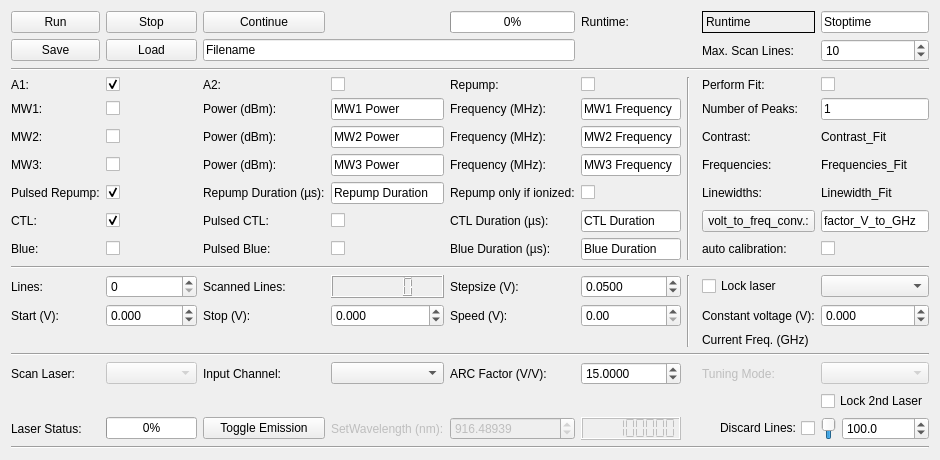
        <widget class="QWidget" name="layoutWidget">
         <property name="geometry">
          <rect>
           <x>0</x>
           <y>0</y>
           <width>928</width>
           <height>420</height>
          </rect>
         </property>
         <layout class="QGridLayout" name="gridLayout_8">
          <item row="7" column="3">
           <widget class="QLineEdit" name="ple_MW3_Power_LineEdit_2">
            <property name="text">
             <string>MW3 Power</string>
            </property>
           </widget>
          </item>
          <item row="9" column="5">
           <widget class="QLineEdit" name="ple_CTLDuration_LineEdit_2">
            <property name="text">
             <string>CTL Duration</string>
            </property>
           </widget>
          </item>
          <item row="5" column="1">
           <widget class="QCheckBox" name="ple_MW1_CheckBox_2">
            <property name="text">
             <string/>
            </property>
           </widget>
          </item>
          <item row="5" column="5">
           <widget class="QLineEdit" name="ple_MW1_Freq_LineEdit_2">
            <property name="text">
             <string>MW1 Frequency</string>
            </property>
           </widget>
          </item>
          <item row="0" column="5">
           <widget class="QLabel" name="label_116">
            <property name="text">
             <string>Runtime:</string>
            </property>
           </widget>
          </item>
          <item row="5" column="0">
           <widget class="QLabel" name="label_129">
            <property name="text">
             <string>MW1:</string>
            </property>
           </widget>
          </item>
          <item row="6" column="1">
           <widget class="QCheckBox" name="ple_MW2_CheckBox_2">
            <property name="text">
             <string/>
            </property>
           </widget>
          </item>
          <item row="10" column="1">
           <widget class="QCheckBox" name="ple_CWBlue_CheckBox_2">
            <property name="text">
             <string/>
            </property>
           </widget>
          </item>
          <item row="10" column="9">
           <widget class="QCheckBox" name="automatic_calibration_checkBox_2">
            <property name="text">
             <string/>
            </property>
           </widget>
          </item>
          <item row="5" column="8">
           <widget class="QLabel" name="label_123">
            <property name="text">
             <string>Number of Peaks:</string>
            </property>
           </widget>
          </item>
          <item row="1" column="2" colspan="3">
           <widget class="QLineEdit" name="ple_Filename_LineEdit_2">
            <property name="text">
             <string>Filename</string>
            </property>
           </widget>
          </item>
          <item row="16" column="4">
           <widget class="QLabel" name="current_arc_factor_label_2">
            <property name="text">
             <string>ARC Factor (V/V):</string>
            </property>
           </widget>
          </item>
          <item row="0" column="9">
           <widget class="QLineEdit" name="ple_Stoptime_LineEdit_2">
            <property name="text">
             <string>Stoptime</string>
            </property>
           </widget>
          </item>
          <item row="9" column="0">
           <widget class="QLabel" name="label_31">
            <property name="text">
             <string>CTL:</string>
            </property>
           </widget>
          </item>
          <item row="7" column="9">
           <widget class="QLabel" name="ple_Frequencies_Fit_Label_2">
            <property name="text">
             <string>Frequencies_Fit</string>
            </property>
           </widget>
          </item>
          <item row="4" column="6" rowspan="7" colspan="2">
           <widget class="Line" name="line_6">
            <property name="orientation">
             <enum>Qt::Vertical</enum>
            </property>
           </widget>
          </item>
          <item row="18" column="2">
           <widget class="QPushButton" name="toggle_emission_Button_2">
            <property name="text">
             <string>Toggle Emission</string>
            </property>
           </widget>
          </item>
          <item row="4" column="1">
           <widget class="QCheckBox" name="ple_A1_CheckBox_2">
            <property name="text">
             <string/>
            </property>
            <property name="checked">
             <bool>true</bool>
            </property>
           </widget>
          </item>
          <item row="10" column="3">
           <widget class="QCheckBox" name="ple_PulsedBlue_CheckBox_2">
            <property name="text">
             <string/>
            </property>
           </widget>
          </item>
          <item row="14" column="9">
           <widget class="QLabel" name="current_freq_Label_2">
            <property name="text">
             <string/>
            </property>
           </widget>
          </item>
          <item row="18" column="4">
           <widget class="QDoubleSpinBox" name="WavelengthdoubleSpinBox_2">
            <property name="enabled">
             <bool>false</bool>
            </property>
            <property name="decimals">
             <number>5</number>
            </property>
            <property name="minimum">
             <double>880.000000000000000</double>
            </property>
            <property name="maximum">
             <double>950.000000000000000</double>
            </property>
            <property name="singleStep">
             <double>0.010000000000000</double>
            </property>
            <property name="value">
             <double>916.489389999999958</double>
            </property>
           </widget>
          </item>
          <item row="7" column="5">
           <widget class="QLineEdit" name="ple_MW3_Freq_LineEdit_2">
            <property name="text">
             <string>MW3 Frequency</string>
            </property>
           </widget>
          </item>
          <item row="12" column="5">
           <widget class="QDoubleSpinBox" name="resolutionSpinBox_2">
            <property name="decimals">
             <number>4</number>
            </property>
            <property name="maximum">
             <double>99999.990000000005239</double>
            </property>
            <property name="singleStep">
             <double>0.001000000000000</double>
            </property>
            <property name="value">
             <double>0.050000000000000</double>
            </property>
           </widget>
          </item>
          <item row="6" column="8">
           <widget class="QLabel" name="label_32">
            <property name="text">
             <string>Contrast:</string>
            </property>
           </widget>
          </item>
          <item row="16" column="2">
           <widget class="QLabel" name="label_37">
            <property name="text">
             <string>Input Channel:</string>
            </property>
           </widget>
          </item>
          <item row="6" column="2">
           <widget class="QLabel" name="label_138">
            <property name="text">
             <string>Power (dBm):</string>
            </property>
           </widget>
          </item>
          <item row="8" column="9">
           <widget class="QLabel" name="ple_Linewidths_Fit_Label_2">
            <property name="text">
             <string>Linewidth_Fit</string>
            </property>
           </widget>
          </item>
          <item row="8" column="1">
           <widget class="QCheckBox" name="ple_PulsedRepump_CheckBox_2">
            <property name="text">
             <string/>
            </property>
            <property name="checked">
             <bool>true</bool>
            </property>
           </widget>
          </item>
          <item row="12" column="8">
           <widget class="QCheckBox" name="ple_Lock_Laser_CheckBox_2">
            <property name="text">
             <string>Lock laser</string>
            </property>
           </widget>
          </item>
          <item row="13" column="5">
           <widget class="QDoubleSpinBox" name="speedDoubleSpinBox_2">
            <property name="maximum">
             <double>1.000000000000000</double>
            </property>
            <property name="singleStep">
             <double>0.010000000000000</double>
            </property>
           </widget>
          </item>
          <item row="7" column="4">
           <widget class="QLabel" name="label_46">
            <property name="text">
             <string>Frequency (MHz):</string>
            </property>
           </widget>
          </item>
          <item row="7" column="1">
           <widget class="QCheckBox" name="ple_MW3_CheckBox_2">
            <property name="text">
             <string/>
            </property>
           </widget>
          </item>
          <item row="9" column="9">
           <widget class="QLineEdit" name="factor_V_to_GHz_LineEdit_2">
            <property name="text">
             <string>factor_V_to_GHz</string>
            </property>
           </widget>
          </item>
          <item row="6" column="4">
           <widget class="QLabel" name="label_128">
            <property name="text">
             <string>Frequency (MHz):</string>
            </property>
           </widget>
          </item>
          <item row="16" column="5">
           <widget class="QDoubleSpinBox" name="ARCFactorSpinBox_2">
            <property name="decimals">
             <number>4</number>
            </property>
            <property name="maximum">
             <double>20.000000000000000</double>
            </property>
            <property name="singleStep">
             <double>0.010000000000000</double>
            </property>
            <property name="value">
             <double>15.000000000000000</double>
            </property>
           </widget>
          </item>
          <item row="16" column="8">
           <widget class="QLabel" name="label_47">
            <property name="enabled">
             <bool>false</bool>
            </property>
            <property name="text">
             <string>Tuning Mode:</string>
            </property>
           </widget>
          </item>
          <item row="0" column="8">
           <widget class="QLabel" name="ple_Runtime_Label_2">
            <property name="frameShape">
             <enum>QFrame::Box</enum>
            </property>
            <property name="text">
             <string>Runtime</string>
            </property>
           </widget>
          </item>
          <item row="9" column="1">
           <widget class="QCheckBox" name="ple_CWCTL_CheckBox_2">
            <property name="text">
             <string/>
            </property>
            <property name="checked">
             <bool>true</bool>
            </property>
           </widget>
          </item>
          <item row="10" column="5">
           <widget class="QLineEdit" name="ple_BlueDuration_LineEdit_2">
            <property name="text">
             <string>Blue Duration</string>
            </property>
           </widget>
          </item>
          <item row="1" column="9">
           <widget class="QSpinBox" name="maxlinesSpinBox_2">
            <property name="maximum">
             <number>99999</number>
            </property>
            <property name="value">
             <number>10</number>
            </property>
           </widget>
          </item>
          <item row="7" column="2">
           <widget class="QLabel" name="label_30">
            <property name="text">
             <string>Power (dBm):</string>
            </property>
           </widget>
          </item>
          <item row="12" column="1">
           <widget class="QSpinBox" name="linesSpinBox_2">
            <property name="maximum">
             <number>99999</number>
            </property>
           </widget>
          </item>
          <item row="4" column="0">
           <widget class="QLabel" name="label_133">
            <property name="text">
             <string>A1:</string>
            </property>
           </widget>
          </item>
          <item row="10" column="4">
           <widget class="QLabel" name="label_45">
            <property name="text">
             <string>Blue Duration (µs):</string>
            </property>
           </widget>
          </item>
          <item row="12" column="6" rowspan="3">
           <widget class="Line" name="line_8">
            <property name="orientation">
             <enum>Qt::Vertical</enum>
            </property>
           </widget>
          </item>
          <item row="4" column="4">
           <widget class="QLabel" name="label_135">
            <property name="text">
             <string>Repump:</string>
            </property>
           </widget>
          </item>
          <item row="18" column="8">
           <widget class="QCheckBox" name="discard_counts_checkBox_2">
            <property name="layoutDirection">
             <enum>Qt::RightToLeft</enum>
            </property>
            <property name="text">
             <string>Discard Lines:</string>
            </property>
           </widget>
          </item>
          <item row="6" column="9">
           <widget class="QLabel" name="ple_Contrast_Fit_Label_2">
            <property name="text">
             <string>Contrast_Fit</string>
            </property>
           </widget>
          </item>
          <item row="6" column="0">
           <widget class="QLabel" name="label_140">
            <property name="text">
             <string>MW2:</string>
            </property>
           </widget>
          </item>
          <item row="0" column="0">
           <widget class="QPushButton" name="ple_Run_Button_2">
            <property name="enabled">
             <bool>true</bool>
            </property>
            <property name="text">
             <string>Run</string>
            </property>
           </widget>
          </item>
          <item row="6" column="5">
           <widget class="QLineEdit" name="ple_MW2_Freq_LineEdit_2">
            <property name="text">
             <string>MW2 Frequency</string>
            </property>
           </widget>
          </item>
          <item row="5" column="2">
           <widget class="QLabel" name="label_139">
            <property name="text">
             <string>Power (dBm):</string>
            </property>
           </widget>
          </item>
          <item row="12" column="2">
           <widget class="QLabel" name="label_38">
            <property name="text">
             <string>Scanned Lines:</string>
            </property>
           </widget>
          </item>
          <item row="0" column="4">
           <widget class="QProgressBar" name="ple_progressBar_2">
            <property name="value">
             <number>0</number>
            </property>
           </widget>
          </item>
          <item row="13" column="8">
           <widget class="QLabel" name="label_29">
            <property name="text">
             <string>Constant voltage (V):</string>
            </property>
           </widget>
          </item>
          <item row="4" column="5">
           <widget class="QCheckBox" name="ple_CWrepump_CheckBox_2">
            <property name="text">
             <string/>
            </property>
           </widget>
          </item>
          <item row="5" column="4">
           <widget class="QLabel" name="label_119">
            <property name="text">
             <string>Frequency (MHz):</string>
            </property>
           </widget>
          </item>
          <item row="8" column="2">
           <widget class="QLabel" name="label_125">
            <property name="text">
             <string>Repump Duration (µs):</string>
            </property>
           </widget>
          </item>
          <item row="9" column="4">
           <widget class="QLabel" name="label_44">
            <property name="text">
             <string>CTL Duration (µs):</string>
            </property>
           </widget>
          </item>
          <item row="13" column="2">
           <widget class="QLabel" name="label_35">
            <property name="text">
             <string>Stop (V):</string>
            </property>
           </widget>
          </item>
          <item row="5" column="3">
           <widget class="QLineEdit" name="ple_MW1_Power_LineEdit_2">
            <property name="text">
             <string>MW1 Power</string>
            </property>
           </widget>
          </item>
          <item row="13" column="3">
           <widget class="QDoubleSpinBox" name="stopDoubleSpinBox_2">
            <property name="decimals">
             <number>3</number>
            </property>
            <property name="minimum">
             <double>-3.000000000000000</double>
            </property>
            <property name="maximum">
             <double>3.000000000000000</double>
            </property>
            <property name="singleStep">
             <double>0.100000000000000</double>
            </property>
           </widget>
          </item>
          <item row="16" column="9">
           <widget class="QComboBox" name="tuning_mode_comboBox_2">
            <property name="enabled">
             <bool>false</bool>
            </property>
           </widget>
          </item>
          <item row="18" column="5">
           <widget class="QLCDNumber" name="wavelength_DisplayWidget_2">
            <property name="enabled">
             <bool>false</bool>
            </property>
            <property name="autoFillBackground">
             <bool>false</bool>
            </property>
            <property name="smallDecimalPoint">
             <bool>false</bool>
            </property>
            <property name="digitCount">
             <number>9</number>
            </property>
            <property name="segmentStyle">
             <enum>QLCDNumber::Flat</enum>
            </property>
            <property name="value" stdset="0">
             <double>916489390.000000000000000</double>
            </property>
            <property name="intValue" stdset="0">
             <number>916489390</number>
            </property>
           </widget>
          </item>
          <item row="13" column="4">
           <widget class="QLabel" name="label_27">
            <property name="text">
             <string>Speed (V):</string>
            </property>
           </widget>
          </item>
          <item row="0" column="1">
           <widget class="QPushButton" name="ple_Stop_Button_2">
            <property name="autoFillBackground">
             <bool>false</bool>
            </property>
            <property name="text">
             <string>Stop</string>
            </property>
           </widget>
          </item>
          <item row="19" column="0" colspan="10">
           <widget class="Line" name="line_19">
            <property name="orientation">
             <enum>Qt::Horizontal</enum>
            </property>
           </widget>
          </item>
          <item row="14" column="8">
           <widget class="QLabel" name="label_33">
            <property name="text">
             <string>Current Freq. (GHz)</string>
            </property>
           </widget>
          </item>
          <item row="8" column="3">
           <widget class="QLineEdit" name="ple_RepumpDuration_LineEdit_2">
            <property name="text">
             <string>Repump Duration</string>
            </property>
           </widget>
          </item>
          <item row="9" column="8">
           <widget class="QPushButton" name="factor_V_to_GHz_pushButton_2">
            <property name="text">
             <string>volt_to_freq_conv.:</string>
            </property>
           </widget>
          </item>
          <item row="8" column="0">
           <widget class="QLabel" name="label_108">
            <property name="text">
             <string>Pulsed Repump:</string>
            </property>
           </widget>
          </item>
          <item row="18" column="0">
           <widget class="QLabel" name="label_49">
            <property name="text">
             <string>Laser Status:</string>
            </property>
           </widget>
          </item>
          <item row="9" column="2">
           <widget class="QLabel" name="label_40">
            <property name="frameShape">
             <enum>QFrame::NoFrame</enum>
            </property>
            <property name="text">
             <string>Pulsed CTL:</string>
            </property>
           </widget>
          </item>
          <item row="12" column="3">
           <widget class="QLCDNumber" name="elapsed_lines_DisplayWidget_2"/>
          </item>
          <item row="13" column="9">
           <widget class="QDoubleSpinBox" name="constDoubleSpinBox_2">
            <property name="decimals">
             <number>3</number>
            </property>
            <property name="minimum">
             <double>-3.000000000000000</double>
            </property>
            <property name="maximum">
             <double>3.000000000000000</double>
            </property>
            <property name="singleStep">
             <double>0.100000000000000</double>
            </property>
           </widget>
          </item>
          <item row="4" column="9">
           <widget class="QCheckBox" name="ple_PerformFit_CheckBox_2">
            <property name="text">
             <string/>
            </property>
           </widget>
          </item>
          <item row="12" column="0">
           <widget class="QLabel" name="label_41">
            <property name="text">
             <string>Lines:</string>
            </property>
           </widget>
          </item>
          <item row="0" column="2">
           <widget class="QPushButton" name="ple_Continue_Button_2">
            <property name="text">
             <string>Continue</string>
            </property>
           </widget>
          </item>
          <item row="13" column="0">
           <widget class="QLabel" name="label_26">
            <property name="text">
             <string>Start (V):</string>
            </property>
           </widget>
          </item>
          <item row="8" column="5">
           <widget class="QCheckBox" name="ple_RepumpWhenIonized_CheckBox_2">
            <property name="text">
             <string/>
            </property>
           </widget>
          </item>
          <item row="4" column="2">
           <widget class="QLabel" name="label_113">
            <property name="text">
             <string>A2:</string>
            </property>
           </widget>
          </item>
          <item row="13" column="1">
           <widget class="QDoubleSpinBox" name="startDoubleSpinBox_2">
            <property name="decimals">
             <number>3</number>
            </property>
            <property name="minimum">
             <double>-3.000000000000000</double>
            </property>
            <property name="maximum">
             <double>3.000000000000000</double>
            </property>
            <property name="singleStep">
             <double>0.100000000000000</double>
            </property>
           </widget>
          </item>
          <item row="5" column="9">
           <widget class="QLineEdit" name="ple_NumberOfPeaks_LineEdit_2">
            <property name="text">
             <string>1</string>
            </property>
           </widget>
          </item>
          <item row="9" column="3">
           <widget class="QCheckBox" name="ple_PulsedCTL_CheckBox_2">
            <property name="text">
             <string/>
            </property>
           </widget>
          </item>
          <item row="16" column="3">
           <widget class="QComboBox" name="input_channel_comboBox_2"/>
          </item>
          <item row="18" column="1">
           <widget class="QProgressBar" name="laserstatus_progressBar_2">
            <property name="value">
             <number>0</number>
            </property>
           </widget>
          </item>
          <item row="7" column="8">
           <widget class="QLabel" name="label_134">
            <property name="text">
             <string>Frequencies:</string>
            </property>
           </widget>
          </item>
          <item row="10" column="8">
           <widget class="QLabel" name="label_50">
            <property name="text">
             <string>auto calibration:</string>
            </property>
           </widget>
          </item>
          <item row="10" column="2">
           <widget class="QLabel" name="label_39">
            <property name="text">
             <string>Pulsed Blue:</string>
            </property>
           </widget>
          </item>
          <item row="4" column="8">
           <widget class="QLabel" name="label_137">
            <property name="text">
             <string>Perform Fit:</string>
            </property>
           </widget>
          </item>
          <item row="6" column="3">
           <widget class="QLineEdit" name="ple_MW2_Power_LineEdit_2">
            <property name="text">
             <string>MW2 Power</string>
            </property>
           </widget>
          </item>
          <item row="10" column="0">
           <widget class="QLabel" name="label_36">
            <property name="text">
             <string>Blue:</string>
            </property>
           </widget>
          </item>
          <item row="1" column="8">
           <widget class="QLabel" name="label_43">
            <property name="text">
             <string>Max. Scan Lines:</string>
            </property>
           </widget>
          </item>
          <item row="11" column="0" colspan="10">
           <widget class="Line" name="line_5">
            <property name="orientation">
             <enum>Qt::Horizontal</enum>
            </property>
           </widget>
          </item>
          <item row="4" column="3">
           <widget class="QCheckBox" name="ple_A2_CheckBox_2">
            <property name="text">
             <string/>
            </property>
           </widget>
          </item>
          <item row="8" column="8">
           <widget class="QLabel" name="label_112">
            <property name="text">
             <string>Linewidths:</string>
            </property>
           </widget>
          </item>
          <item row="1" column="1">
           <widget class="QPushButton" name="ple_Load_Button_2">
            <property name="enabled">
             <bool>true</bool>
            </property>
            <property name="text">
             <string>Load</string>
            </property>
           </widget>
          </item>
          <item row="7" column="0">
           <widget class="QLabel" name="label_34">
            <property name="text">
             <string>MW3:</string>
            </property>
           </widget>
          </item>
          <item row="1" column="0">
           <widget class="QPushButton" name="ple_Save_Button_2">
            <property name="text">
             <string>Save</string>
            </property>
           </widget>
          </item>
          <item row="15" column="0" colspan="10">
           <widget class="Line" name="line_7">
            <property name="orientation">
             <enum>Qt::Horizontal</enum>
            </property>
           </widget>
          </item>
          <item row="12" column="4">
           <widget class="QLabel" name="label_28">
            <property name="text">
             <string>Stepsize (V):</string>
            </property>
           </widget>
          </item>
          <item row="16" column="0">
           <widget class="QLabel" name="label_42">
            <property name="text">
             <string>Scan Laser:</string>
            </property>
           </widget>
          </item>
          <item row="18" column="3">
           <widget class="QLabel" name="label_48">
            <property name="enabled">
             <bool>false</bool>
            </property>
            <property name="text">
             <string>SetWavelength (nm):</string>
            </property>
           </widget>
          </item>
          <item row="16" column="1">
           <widget class="QComboBox" name="laser_comboBox_2">
            <property name="enabled">
             <bool>false</bool>
            </property>
           </widget>
          </item>
          <item row="2" column="0" colspan="10">
           <widget class="Line" name="line_17">
            <property name="orientation">
             <enum>Qt::Horizontal</enum>
            </property>
           </widget>
          </item>
          <item row="12" column="9">
           <widget class="QComboBox" name="ple_ScanRanges_ComboBox_2">
            <property name="enabled">
             <bool>true</bool>
            </property>
            <property name="autoFillBackground">
             <bool>false</bool>
            </property>
           </widget>
          </item>
          <item row="8" column="4">
           <widget class="QLabel" name="label_136">
            <property name="text">
             <string>Repump only if ionized:</string>
            </property>
           </widget>
          </item>
          <item row="17" column="9">
           <widget class="QCheckBox" name="ple_locking_checkBox_2">
            <property name="text">
             <string>Lock 2nd Laser</string>
            </property>
           </widget>
          </item>
          <item row="18" column="9">
           <layout class="QHBoxLayout" name="horizontalLayout_4">
            <item>
             <widget class="QSlider" name="discard_dircetion_verticalSlider_2">
              <property name="maximum">
               <number>1</number>
              </property>
              <property name="pageStep">
               <number>1</number>
              </property>
              <property name="value">
               <number>1</number>
              </property>
              <property name="orientation">
               <enum>Qt::Vertical</enum>
              </property>
             </widget>
            </item>
            <item>
             <widget class="QDoubleSpinBox" name="discard_threshold_doubleSpinBox_2">
              <property name="decimals">
               <number>1</number>
              </property>
              <property name="maximum">
               <double>10000000.000000000000000</double>
              </property>
              <property name="singleStep">
               <double>100.000000000000000</double>
              </property>
              <property name="value">
               <double>100.000000000000000</double>
              </property>
             </widget>
            </item>
           </layout>
          </item>
         </layout>
        </widget>
